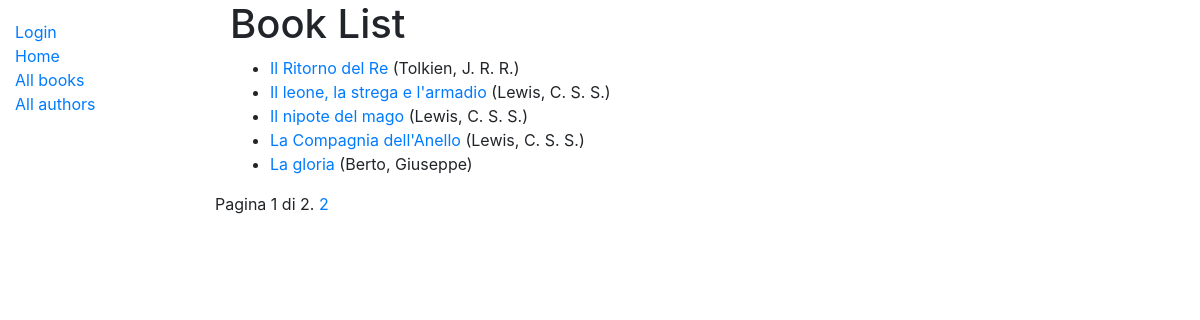
/catalog/books/, run on the app's committed database.
### catalog/models.py (models this page shows, shortened)
class Libro(models.Model):
    titolo = models.CharField(max_length=200)
    sommario = models.TextField(
        max_length=1000, help_text='Inserisci una breve descrizione del libro.')
    isbn = models.CharField(
        "ISBN", max_length=13, help_text='13 caratteri <a href="https://www.isbn-international.org/content/what-isbn"> ISBN </a>')
    genere = models.ManyToManyField(
        Genere, help_text="Scegli il genere per questo libro.")
    autore = models.ForeignKey('Autore', on_delete=models.SET_NULL, null=True)
    lingua = models.ForeignKey(
        'Lingua', help_text="Lingua", on_delete=models.SET_NULL, null=True)
    class Meta:
        ordering = ['titolo']
    def get_absolute_url(self):
        return reverse('book-detail', args=[str(self.id)])
    def mostra_genere(self):
        """Stringa per rappresentare i primi 3 generi, utile alla display_list dell'Admin"""
        gens = []
        for gen in self.genere.all()[:3]:
            gens.append(gen.nome)
        return ', '.join(gens)
    mostra_genere.short_description = 'Elenco generi'

class Autore(models.Model):
    nome = models.CharField(max_length=100)
    cognome = models.CharField(max_length=100)
    data_nascita = models.DateField(null=True, blank=True)
    data_morte = models.DateField('Morto', null=True, blank=True)
    class Meta:
        ordering = ['cognome', 'nome']
    def __str__(self):
        return f'{self.cognome}, {self.nome}'

### catalog/views.py (the view)
# urls.py: path('books/', views.BookListView.as_view(), name='books'),
class BookListView(generic.ListView):
    model = Libro
    context_object_name = 'elenco_libri'
    paginate_by = 5
    def get_context_data(self, **kwargs):
        context = super(BookListView, self).get_context_data(**kwargs)
        return context

### catalog/templates/catalog/libro_list.html
{% extends "generic.html" %}
{% block content %}
  <h1>Book List</h1>
  {% if elenco_libri %}
  <ul>
    {% for book in elenco_libri %}
      <li>
        <a href="{{ book.get_absolute_url }}">{{ book.titolo }}</a> ({{book.autore}})
      </li>
    {% endfor %}
  </ul>
  {% else %}
    <p>There are no books in the library.</p>
  {% endif %}
{% endblock %}

### data on the page
Libro: titolo "Il Ritorno del Re", autore "Tolkien, J. R. R."
Libro: titolo "Il leone, la strega e l'armadio", autore "Lewis, C. S. S."
Libro: titolo "Il nipote del mago", autore "Lewis, C. S. S."
Libro: titolo "La Compagnia dell'Anello", autore "Lewis, C. S. S."
Libro: titolo "La gloria", autore "Berto, Giuseppe"

### other printed values
{{ page_obj.number }} "1"
{{ page_obj.paginator.num_pages }} "2"
{{ page_obj.next_page_number }} "2"
